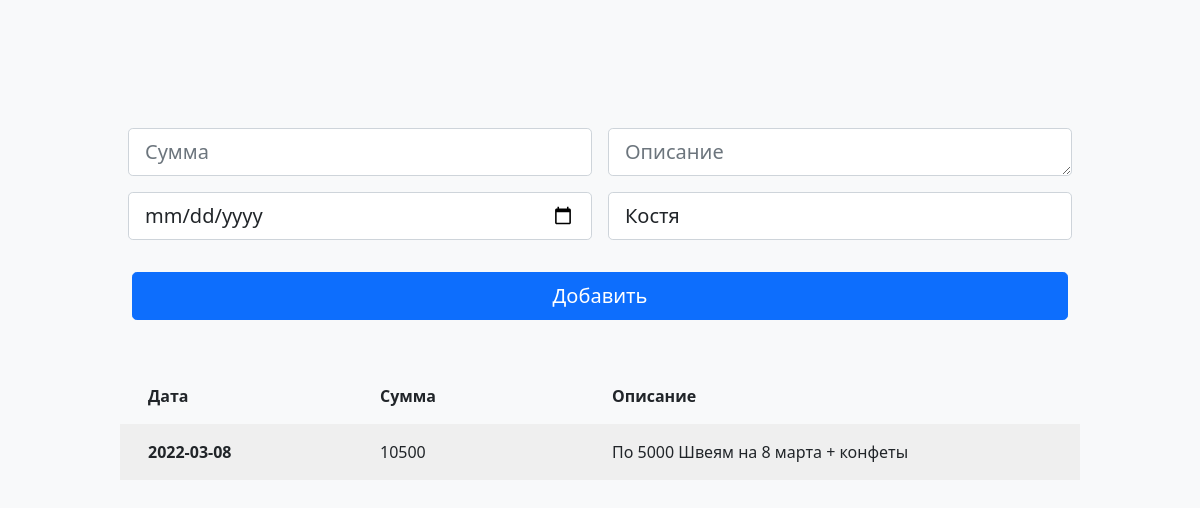
Page / (signed in) on the earlier database version.
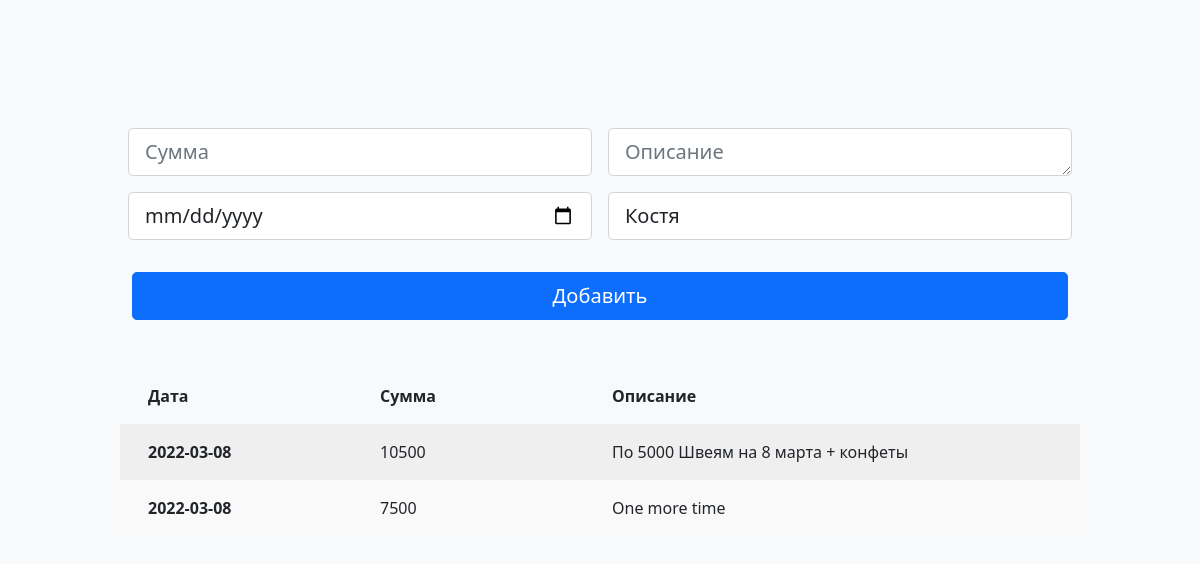
Same page on the later database version.
### models.py (models this page shows, shortened)
class UserModel(UserMixin, db.Model):
    __tablename__ = 'users'
    id = db.Column(db.Integer, primary_key=True)
    user_name = db.Column(db.String(100))
    password_hash = db.Column(db.String(500))
    company_id = db.Column(db.Integer, db.ForeignKey('companies.id'))

class Post(db.Model):
    __tablename__ = 'posts'
    id = db.Column(db.Integer, primary_key=True)
    amount = db.Column(db.String(80), unique=False)
    description = db.Column(db.String(500))
    user_name = db.Column(db.String(100))
    company_id = db.Column(db.String(100))
    date = db.Column(db.String(100))

### app.py (the view, shortened to what this page needs)
@app.route('/blog', methods=['POST', 'GET'])
@app.route('/', methods=['POST', 'GET'])
@login_required
def blog():
    if not current_user.is_authenticated:
        return redirect('/company_register')
    company_id = current_user.company_id
    user_name = current_user.user_name
    posts = db.session.query(Post).filter_by(company_id=company_id).all()
    print(posts)
    return render_template('blog.html', posts=posts, user_name=user_name)

### models.py (called while the page is built)
@login.user_loader
def load_user(id):
    return UserModel.query.get(int(id))

### templates/blog.html (shortened to what this page needs)
{% extends 'base.html' %}
{% block content %}
<body class="bg-light">
<div class="container">
    <main>
        <div class="py-5 text-center">
        </div>
        <div class="row g-5">
            <div class="col-xs-12 col-sm-12 col-md-12 col-lg-12">
                <form class="needs-validation" action="{{url_for('blog')}}" method="post" novalidate>
                    <div class="row">
                        <div class="col-xs-12  col-sm-12 col-lg-6 p-2">
                            <input autofocus type="number" class="form-control form-control-lg" id="amount"
                                   name="amount"
                                   placeholder="Сумма" value=""
                                   required>
                        </div>
                        <div class="col-xs-12 col-sm-12 col-lg-6 p-2">
                            <textarea class="form-control form-control-lg" rows="1" cols="45"
                                      id="description" name="description"
                                      placeholder="Описание"
                                      required></textarea>
                        </div>
                        <div class="col-xs-12 col-sm-12 col-lg-6 p-2">
                            <input type="date" class="form-control form-control-lg" id="date" name="date"
                                   placeholder="Дата"
                                   value="" required>
                        </div>
                        <div class="col-xs-12 col-sm-12 col-lg-6 p-2">
                            <input type="text" class="form-control form-control-lg" id="who" name="user_name"
                                   placeholder="Имя"
                                   value="{{user_name}}" required>
                        </div>
                    </div>
                    <button class="w-100 btn btn-primary btn-lg" type="submit">Добавить</button>
                </form>
                <br>
                <br>
                <div class="row p-3">
                    <div class="col">
                        <b>Дата</b>
                    </div>
                    <div class="col">
                        <b>Сумма</b>
                    </div>
                    <div class="col-6">
                        <b>Описание</b>
                    </div>
                </div>
                {% for p in posts %}
                <div class="row row-striped p-3">
                    <div class="col">
                        <b>{{p.date}}</b>
                    </div>
                    <div class="col">
                        {{p.amount}}
                    </div>
                    <div class="col-6">
                        {{p.description}}
                    </div>
                </div>
                {% endfor %}
            </div>
        </div>
    </main>
</div>
{% endblock %}

### templates/base.html (shortened to what this page needs)
<!DOCTYPE html>
<html>
<head>
    <link href="https://cdn.jsdelivr.net/npm/bootstrap@5.1.3/dist/css/bootstrap.min.css" rel="stylesheet"
>
    <link rel="stylesheet" href="{{url_for('static', filename='form-validation.css') }}">
</head>
{% block content %}{% endblock %}
</body>
</html>

### static/form-validation.css (style rules this page uses)
.container { max-width: 960px; }

### templates/base.html (style rules this page uses)
.row-striped:nth-of-type(odd) { background-color: #F9F9F9; }
.row-striped:nth-of-type(even) { background-color: #EFEFEF; }

Differences in the rows shown:
added Post: date "2022-03-08", amount "7500", description "One more time"
